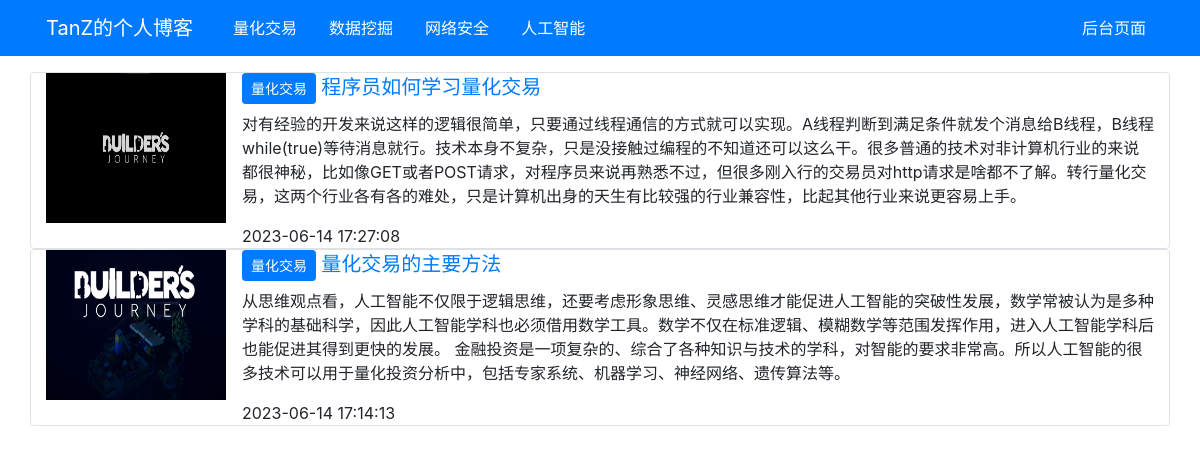
Screenshot of /blog/nav.php?id=1 with the database file from the repository.
### tables this page shows
CREATE TABLE `category_list`  (
  `id` int(0) NOT NULL AUTO_INCREMENT,
  `name` varchar(255) NOT NULL,
  `eng` varchar(255) NOT NULL,
  PRIMARY KEY (`id`) USING BTREE
);

CREATE TABLE `article_list`  (
  `id` int(0) NOT NULL AUTO_INCREMENT,
  `title` varchar(255) NOT NULL,
  `pic` varchar(255) NULL DEFAULT NULL,
  `time` varchar(255) NOT NULL,
  `category` varchar(255) NULL DEFAULT NULL,
  `content` varchar(255) NULL DEFAULT NULL,
  PRIMARY KEY (`id`) USING BTREE
);

### blog/lib/public.php (called while the page is built)
<?php
	function database(){
		require_once('./lib/mysql.class.php');
		$configArr=array(
			'host'=>'localhost',
			'port'=>'3306',
			'user'=>'root',
			'passwd'=>'123456',
			'dbname'=>'test',
		);
		return $mysql=new MMysql($configArr);
	}
?>

### blog/lib/mysql.class.php (called while the page is built, shortened)
<?php
class MMysql {
    protected static $_dbh = null;
    protected $_dbType = 'mysql';
    protected $_pconnect = true;
    protected $_host = 'localhost';
    protected $_port = 3306;
    protected $_user = 'root';
    protected $_pass = 'root';
    protected $_dbName = null;
    protected $_where = '';
    protected $_order = '';
    protected $_limit = '';
    protected $_field = '*';
    public function __construct(array $conf) {
        $this->_host = $conf['host'];
        $this->_port = $conf['port'];
        $this->_user = $conf['user'];
        $this->_pass = $conf['passwd'];
        $this->_dbName = $conf['dbname'];
    }
    protected function _connect() {
        $dsn = $this->_dbType.':host='.$this->_host.';port='.$this->_port.';dbname='.$this->_dbName;
        $options = $this->_pconnect ? array(PDO::ATTR_PERSISTENT=>true) : array();
        try {
            $dbh = new PDO($dsn, $this->_user, $this->_pass, $options);
            $dbh->setAttribute(PDO::ATTR_ERRMODE, PDO::ERRMODE_EXCEPTION);
            $dbh->setAttribute(PDO::ATTR_EMULATE_PREPARES, false);
        } catch (PDOException $e) {
            die('Connection failed: ' . $e->getMessage());
        }
        $dbh->exec('SET NAMES utf8');
        self::$_dbh = $dbh;
    }
    protected function _addChar($value) {
        if ('*'==$value || false!==strpos($value,'(') || false!==strpos($value,'.') || false!==strpos($value,'`')) {
        } elseif (false === strpos($value,'`') ) {
            $value = '`'.trim($value).'`';
        }
        return $value;
    }
    protected function _doQuery($sql='') {
        $this->_sql = $sql;
        $pdostmt = self::$_dbh->prepare($this->_sql);
        $pdostmt->execute();
        $result = $pdostmt->fetchAll(PDO::FETCH_ASSOC);
        return $result;
    }
    public function select($tbName='') {
        $sql = "select ".trim($this->_field)." from ".$tbName." ".trim($this->_where)." ".trim($this->_order)." ".trim($this->_limit);
        return $this->_doQuery(trim($sql));
    }
    public function where($option) {
        $this->_where = ' where ';
        $logic = 'and';
        if (is_string($option)) {
            $this->_where .= $option;
        }
        elseif (is_array($option)) {
            foreach($option as $k=>$v) {
                if (is_array($v)) {
                    $relative = isset($v[1]) ? $v[1] : '=';
                    $logic    = isset($v[2]) ? $v[2] : 'and';
                    $condition = ' ('.$this->_addChar($k).' '.$relative.' '.$v[0].') ';
                }
                else {
                    $logic = 'and';
                    $condition = ' ('.$this->_addChar($k).'='.$v.') ';
                }
                $this->_where .= isset($mark) ? $logic.$condition : $condition;
                $mark = 1;
            }
        }
        return $this;
    }
    protected function _clear() {
        $this->_where = '';
        $this->_order = '';
        $this->_limit = '';
        $this->_field = '*';
        $this->_clear = 0;
    }
}

### blog/nav.php (the view, shortened to what this page needs)
<?php
	require './lib/public.php';
	$db=database();
	$categories=$db->select('category_list');
	$id=$_GET['id'];
	$articles=$db->where(['category'=>$id])->select('article_list');
?>
<!doctype html>
<html lang="zh-CN">
  <head>
    <link rel="stylesheet" href="./lib/bootstrap-4.6.2-dist/css/bootstrap.css">
	<link rel="stylesheet" href="./css/cursor.css">
  </head>
  <body>
	<div class="bg-primary ">
	  <nav class="container navbar navbar-expand-lg navbar-light bg-primary ">
			<a class="navbar-brand text-white" href="./index.php">
			TanZ的个人博客
			</a>
		<div class="collapse navbar-collapse " id="navbarNav">
		  <ul class="navbar-nav">
			<?php foreach($categories as $category){ ?>
				<li class="nav-item">
				  <a class="nav-link text-white ml-3" href="nav.php?id=<?php echo $category['id'];?>"><?php echo $category['name'];?></a>
				</li>
			<?php } ?>
		  </ul>
		  <ul class="navbar-nav ml-auto">
			<li class="nav-item active">
			  <a class="nav-link text-white" href="./login.php">后台页面</a>
			</li>
		  </ul>
		</div>
	  </nav>
	</div>
	<div class="container mt-3">
		<div class="row">
			<?php foreach($articles as $article){ ?>
				<div class="col-12 border rounded">
					<div class="media">
					  <img src="./img/<?php echo $article['pic'];?>" class="mr-3" alt="..." style="width:180px;height:150px;">
					  <div class="media-body">
					    <h5 class="mt-0">
							<?php foreach($categories as $category){ ?>
								<?php if($category['id']==$article['category']){ ?>
									<button class="btn btn-primary btn-sm"><?php echo $category['name'];?></button>
								<?php } ?>
							<?php } ?>
							<a href="pages.php?id=<?php echo $article['id'];?>"><?php echo $article['title'];?></a>
						</h5>
					    <p><?php echo $article['content'];?></p>
						<time><?php date_default_timezone_set("PRC"); echo date("Y-m-d H:i:s",$article['time']); ?></time>
					  </div>
					</div>
				</div>
			<?php } ?>
		</div>
	</div>
  </body>
</html>

### blog/css/cursor.css (style rules this page uses)
html { cursor: url("../img/arrow.png"),auto; }
input,a,p,button,textarea,ul,li { cursor:url("../img/click.png"),pointer; }

### rows the page displays
category_list: name "量化交易"
category_list: name "数据挖掘"
category_list: name "网络安全"
category_list: name "人工智能"
article_list: pic (picture), title "程序员如何学习量化交易", content "对有经验的开发来说这样的逻辑很简单，只要通过线程通信的方式就可以实现。A线程判断到满足条件就发个消息给B线程，B线程while(true)等待消息就行。技术本身不复杂，只是没接触过编程的不知道还可以这么干。很多普通的技术对非计算机行业的来说都很神秘，比如像GET或者POST请求，对程序员来说再熟悉不过，但很多刚入行的交易员对http请求是啥都不了解。转行量化交易，这两个行业各有各的难处，只是计算机出身的天生有比较强的行业兼容性，比起其他行业来说更容易上手。", time "2023-06-14 17:27:08"
article_list: pic (picture), title "量化交易的主要方法", content "从思维观点看，人工智能不仅限于逻辑思维，还要考虑形象思维、灵感思维才能促进人工智能的突破性发展，数学常被认为是多种学科的基础科学，因此人工智能学科也必须借用数学工具。数学不仅在标准逻辑、模糊数学等范围发挥作用，进入人工智能学科后也能促进其得到更快的发展。 金融投资是一项复杂的、综合了各种知识与技术的学科，对智能的要求非常高。所以人工智能的很多技术可以用于量化投资分析中，包括专家系统、机器学习、神经网络、遗传算法等。", time "2023-06-14 17:14:13"
